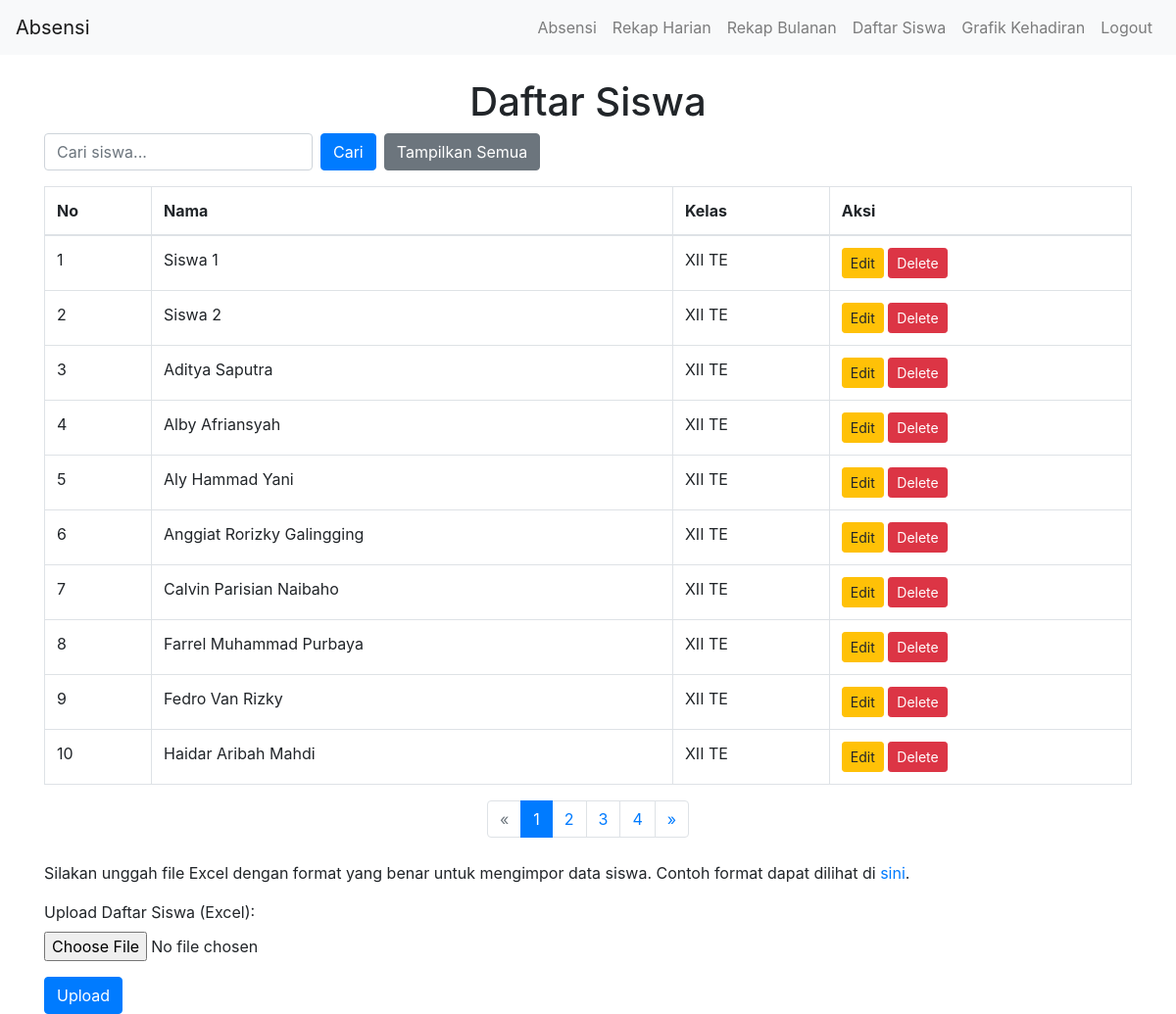
/students (signed in), run on the app's committed database.
### models.py (models this page shows, shortened)
class Student(db.Model):
    id = db.Column(db.Integer, primary_key=True)
    nama = db.Column(db.String(100))
    kelas = db.Column(db.String(10))
    attendances = db.relationship('Attendance', backref='student', lazy=True)

### app.py (the view)
@app.route('/students', methods=['GET'])
@login_required
@walikelas_permission.union(sekretaris_permission).require(http_exception=403)
def students():
    page = request.args.get('page', 1, type=int)
    show_all = request.args.get('show_all', 'false') == 'true'
    search_query = request.args.get('search', '')
    if search_query:
        students_query = Student.query.filter(Student.nama.ilike(f'%{search_query}%'))
    else:
        students_query = Student.query
    if show_all:
        students = students_query.all()
        app.logger.info(f'User {current_user.username} viewed all students')
        return render_template('students.html', students=students, show_all=show_all, search_query=search_query)
    else:
        students = students_query.paginate(page=page, per_page=10)
        app.logger.info(f'User {current_user.username} viewed students page {page}')
        return render_template('students.html', students=students.items, pagination=students, search_query=search_query, show_all=show_all)

### app.py (called while the page is built)
@login_manager.user_loader
def load_user(user_id):
    with Session(db.engine) as session:
        return session.get(User, int(user_id))

@app.context_processor
def utility_processor():
    def total_attendance(student_id, year=datetime.now().year, month=datetime.now().month):
        return get_total_attendance(student_id, year, month)
    return dict(total_attendance=total_attendance)

### templates/students.html (shortened to what this page needs)
{% extends "base.html" %}
{% block content %}
    <h1 class="text-center">Daftar Siswa</h1>
    <form method="get" action="{{ url_for('students') }}" class="form-inline mb-3">
        <input type="text" name="search" class="form-control" placeholder="Cari siswa..." value="{{ search_query }}">
        <button type="submit" class="btn btn-primary ml-2">Cari</button>
        <a href="{{ url_for('students', show_all=not show_all) }}" class="btn btn-secondary ml-2">
            {{ 'Tampilkan Semua' if not show_all else 'Tampilkan Per Halaman' }}
        </a>
    </form>
    <table class="table table-bordered">
        <thead>
            <tr>
                <th>No</th>
                <th>Nama</th>
                <th>Kelas</th>
                {% if current_user.role == 'walikelas' %}
                <th>Aksi</th>
                {% endif %}
            </tr>
        </thead>
        <tbody>
            {% for student in students %}
            <tr>
                <td>{{ loop.index }}</td>
                <td>{{ student.nama }}</td>
                <td>{{ student.kelas }}</td>
                {% if current_user.role == 'walikelas' %}
                <td>
                    <a href="{{ url_for('edit_student', id=student.id) }}" class="btn btn-warning btn-sm">Edit</a>
                    <form action="{{ url_for('delete_student', id=student.id) }}" method="post" class="d-inline">
                        <button type="submit" class="btn btn-danger btn-sm">Delete</button>
                    </form>
                </td>
                {% endif %}
            </tr>
            {% endfor %}
        </tbody>
    </table>
    {% if pagination.pages > 1 %}
    <nav aria-label="Page navigation">
        <ul class="pagination justify-content-center">
            {% if pagination.has_prev %}
            <li class="page-item">
                <a class="page-link" href="{{ url_for('students', page=pagination.prev_num, search=search_query, show_all=show_all) }}" aria-label="Previous">
                    <span aria-hidden="true">&laquo;</span>
                </a>
            </li>
            {% else %}
            <li class="page-item disabled">
                <span class="page-link">&laquo;</span>
            </li>
            {% endif %}
            {% for page_num in pagination.iter_pages() %}
            <li class="page-item {% if page_num == pagination.page %}active{% endif %}">
                <a class="page-link" href="{{ url_for('students', page=page_num, search=search_query, show_all=show_all) }}">{{ page_num }}</a>
            </li>
            {% endfor %}
            {% if pagination.has_next %}
            <li class="page-item">
                <a class="page-link" href="{{ url_for('students', page=pagination.next_num, search=search_query, show_all=show_all) }}" aria-label="Next">
                    <span aria-hidden="true">&raquo;</span>
                </a>
            </li>
            {% else %}
            <li class="page-item disabled">
                <span class="page-link">&raquo;</span>
            </li>
            {% endif %}
        </ul>
    </nav>
    {% endif %}
    {% if current_user.role == 'walikelas' %}
    <form action="{{ url_for('upload_students') }}" method="post" enctype="multipart/form-data" class="mt-4">
        <div class="form-group">
            <p>Silakan unggah file Excel dengan format yang benar untuk mengimpor data siswa. Contoh format dapat dilihat di <a href="{{ url_for('static', filename='template_siswa.xlsx') }}">sini</a>.</p>
            <label for="file">Upload Daftar Siswa (Excel):</label>
            <input type="file" name="file" id="file" class="form-control-file">
        </div>
        <button type="submit" class="btn btn-primary">Upload</button>
    </form>
    {% endif %}
{% endblock %}

### templates/base.html (style rules this page uses)
body { padding-top: 56px; }

### data on the page
Student: nama "Siswa 1", kelas "XII TE"
Student: nama "Siswa 2", kelas "XII TE"
Student: nama "Aditya Saputra", kelas "XII TE"
Student: nama "Alby Afriansyah", kelas "XII TE"
Student: nama "Aly Hammad Yani", kelas "XII TE"
Student: nama "Anggiat Rorizky Galingging", kelas "XII TE"
Student: nama "Calvin Parisian Naibaho", kelas "XII TE"
Student: nama "Farrel Muhammad Purbaya", kelas "XII TE"
Student: nama "Fedro Van Rizky", kelas "XII TE"
Student: nama "Haidar Aribah Mahdi", kelas "XII TE"

### other printed values
{{ 'Tampilkan Semua' if not show_all else 'Tampilkan Per Halaman' }} "Tampilkan Semua"
{{ page_num }} "1" "2" "3" "4"
